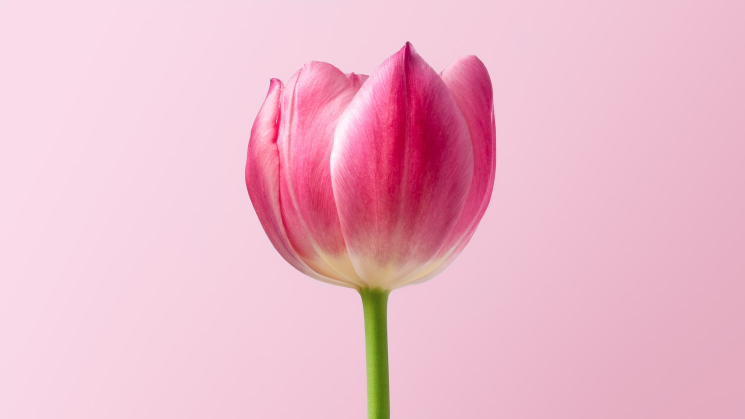
#> input picture hagaki/flower.jpg, 1489 x 838 px (shown at 1/2 size)
$ jupyter execute find_contours.ipynb
#> lines starting #> are read from the running program, lines starting #| are printed output that depends on the picture; after the words box and inside, x2 and y2 are one past the last pixel; in counts of white or black regions, pixels touching at a corner belong together
### OpenCVで画像の輪郭輸出

[cell 1]
import cv2
import matplotlib.pyplot as plt

# 画像を読み込んでリサイズ
img = cv2.imread("flower.jpg")
#> img is the input picture: shape (838, 1489, 3); mean B, G, R 202.3, 184.1, 236.6
img = cv2.resize(img, (300, 169)) # 画像を　300×169ピクセルにリサイズ
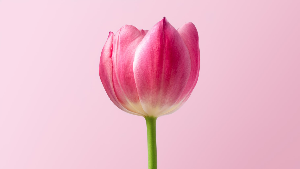
#> img: shape (169, 300, 3); mean B, G, R 202.3, 184, 236.6

# 色空間を二値化
gray = cv2.cvtColor(img, cv2.COLOR_BGR2GRAY) # 画像をグレイに変換
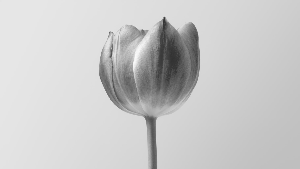
#> gray: shape (169, 300); min 50, max 250, mean 201.8
gray = cv2.GaussianBlur(gray, (7, 7), 0)
# 平滑化　cv2.GaussianBlur(img, (ax,ay), sigma_x) (ax,ay)は画素の周囲のサイズをピクセル単位で指定 sigma_xは、横方向の標準偏差を指定。０を指定した場合、カーネルのサイズから自動的に計算される　画像を平滑化（細かい模様などを検出しないようにぼかす）
im2 = cv2.threshold(gray, 140, 240, cv2.THRESH_BINARY_INV)[1] # threshold（）画像を二値化
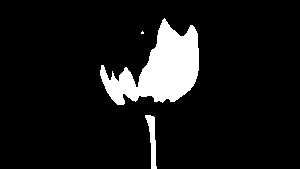
#> im2: shape (169, 300); values 0 (black) and 240 (white), 9.2% white; 3 white regions (1 under 20 px)

# 画像左側に二値化した画像を出力
plt.subplot(1, 2, 1)
plt.imshow(im2, cmap="gray")

# 輪郭を輸出
cnts = cv2.findContours(im2, cv2.RETR_LIST, cv2.CHAIN_APPROX_SIMPLE)[0]
#> cnts = 3 contours, 1 with area under 20; largest, box (x1, y1, x2, y2) and area: (100, 18, 199, 105) 4166, (145, 115, 157, 169) 255

# 輸出した枠を追加
for pt in cnts:
    x, y, w, h = cv2.boundingRect(pt)
    # 大きすぎたり小さすぎる領域を除去
    if w < 30 or w > 200: continue
    print(x,y,w,h)
    cv2.rectangle(img, (x, y), (x+w, y+h), (0, 255, 0), 2)
#> this loop made 3 passes
#> (x, y, w, h) on passes 1 to 3: (145, 115, 12, 54), (141, 31, 3, 3), (100, 18, 99, 87)
#| 100 18 99 87
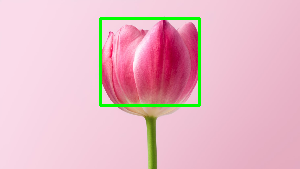
#> img: shape (169, 300, 3); 2.19% of pixels changed, all inside (x1, y1, x2, y2) = (99, 17, 201, 107)

# 画像右側に輸出結果を出力
plt.subplot(1, 2, 2)
plt.imshow(cv2.cvtColor(img, cv2.COLOR_BGR2RGB))
plt.savefig("find_contours.png", dpi=200)
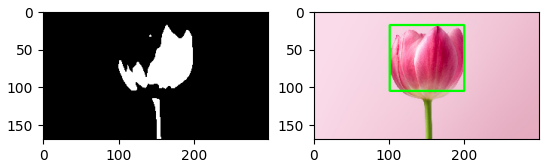
#> figure drawn by matplotlib, 2 panels
plt.show()
